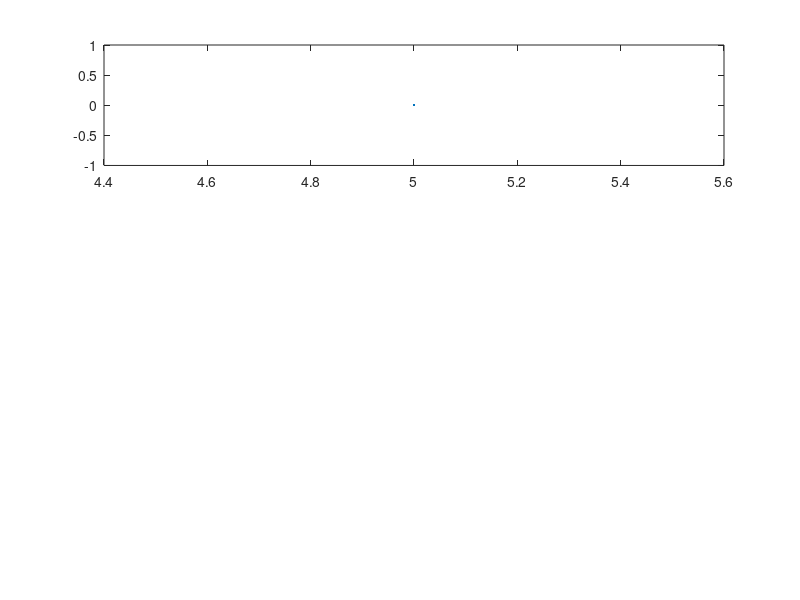

The MATLAB script that drew this image: (Note: this script raises an error after producing the figure.)
clc;
clear all;
width = input('enter the width of pulse');
height = input('enter the height of pulse');
tmin = input('enter the tmin');
tmax = input('enter the tmax - give tmax more than width');
t = tmin:1:tmax;
k = length(t);
for i  = 1:k
    if i > tmin & i <= width
        h(i) = height;i
    else
        h(i) = 0;
    end;
end
subplot(3,1,1);
plot(t,h);
F = ifourier(h,t);
subplot(3,1,2);
plot(t,F);
